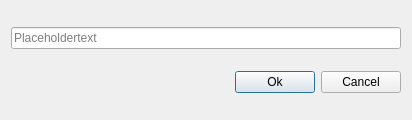
<?xml version="1.0" encoding="UTF-8"?>
<ui version="4.0">
 <class>Dialog</class>
 <widget class="QDialog" name="Dialog">
  <property name="geometry">
   <rect>
    <x>0</x>
    <y>0</y>
    <width>412</width>
    <height>120</height>
   </rect>
  </property>
  <property name="minimumSize">
   <size>
    <width>412</width>
    <height>120</height>
   </size>
  </property>
  <property name="maximumSize">
   <size>
    <width>412</width>
    <height>120</height>
   </size>
  </property>
  <property name="windowTitle">
   <string>Get Text</string>
  </property>
  <property name="windowIcon">
   <iconset resource="../res.qrc">
    <normaloff>:/icons/assets/logo.png</normaloff>:/icons/assets/logo.png</iconset>
  </property>
  <layout class="QGridLayout" name="gridLayout_3">
   <item row="1" column="1">
    <widget class="QPushButton" name="okButton">
     <property name="text">
      <string>Ok</string>
     </property>
     <property name="iconSize">
      <size>
       <width>20</width>
       <height>20</height>
      </size>
     </property>
    </widget>
   </item>
   <item row="1" column="2">
    <widget class="QPushButton" name="cancelButton">
     <property name="text">
      <string>Cancel</string>
     </property>
    </widget>
   </item>
   <item row="1" column="0">
    <spacer name="horizontalSpacer">
     <property name="orientation">
      <enum>Qt::Horizontal</enum>
     </property>
     <property name="sizeHint" stdset="0">
      <size>
       <width>40</width>
       <height>20</height>
      </size>
     </property>
    </spacer>
   </item>
   <item row="0" column="0" colspan="3">
    <widget class="QLineEdit" name="textLine">
     <property name="placeholderText">
      <string>Placeholdertext</string>
     </property>
    </widget>
   </item>
  </layout>
 </widget>
 <tabstops>
  <tabstop>okButton</tabstop>
 </tabstops>
 <resources>
  <include location="../res.qrc"/>
 </resources>
 <connections/>
</ui>
